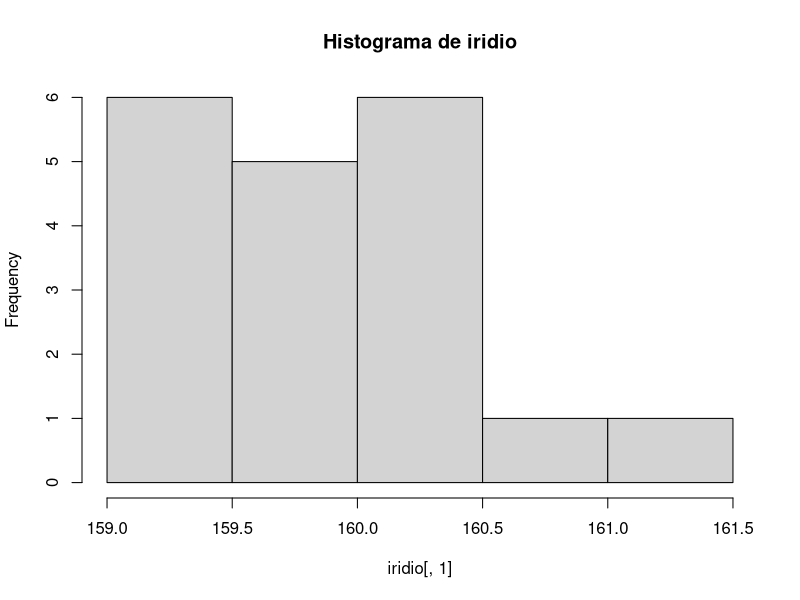
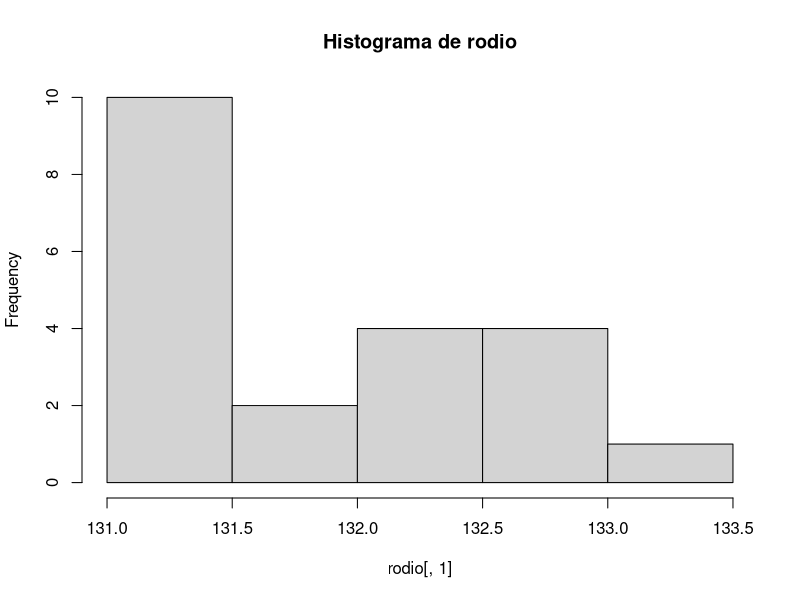
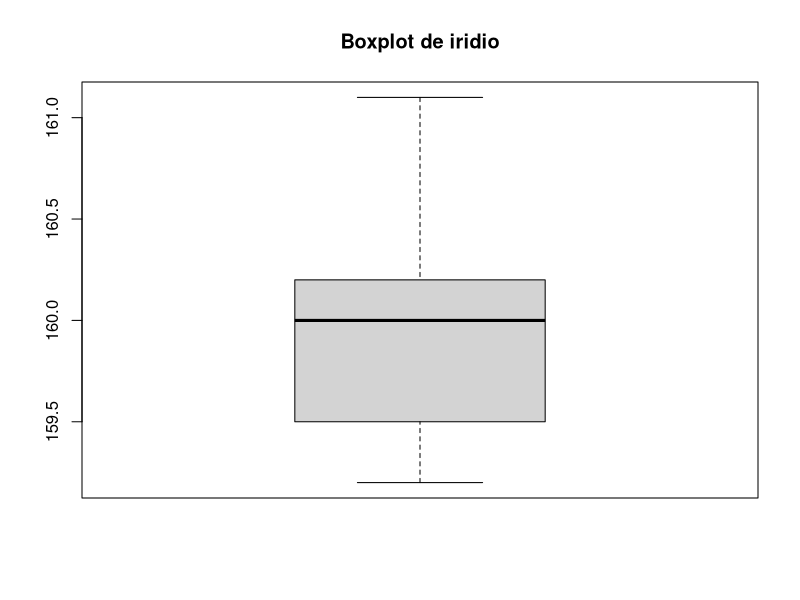
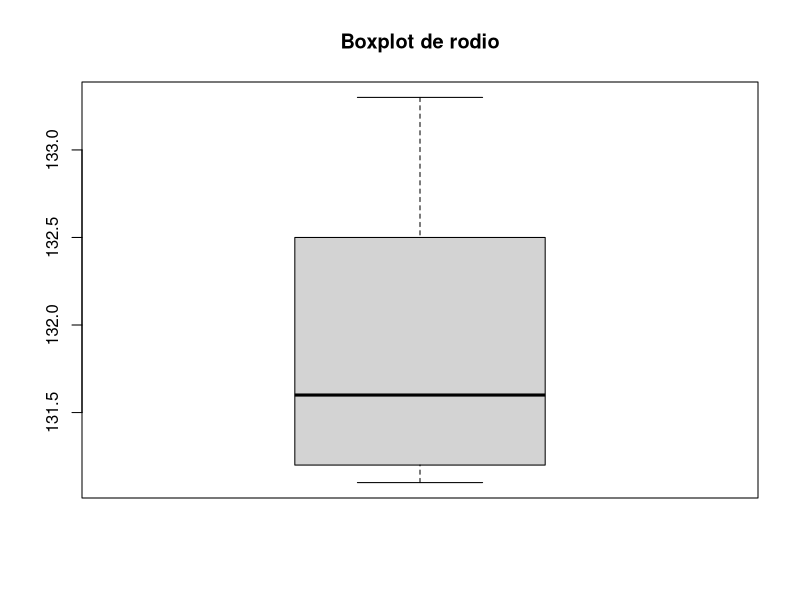
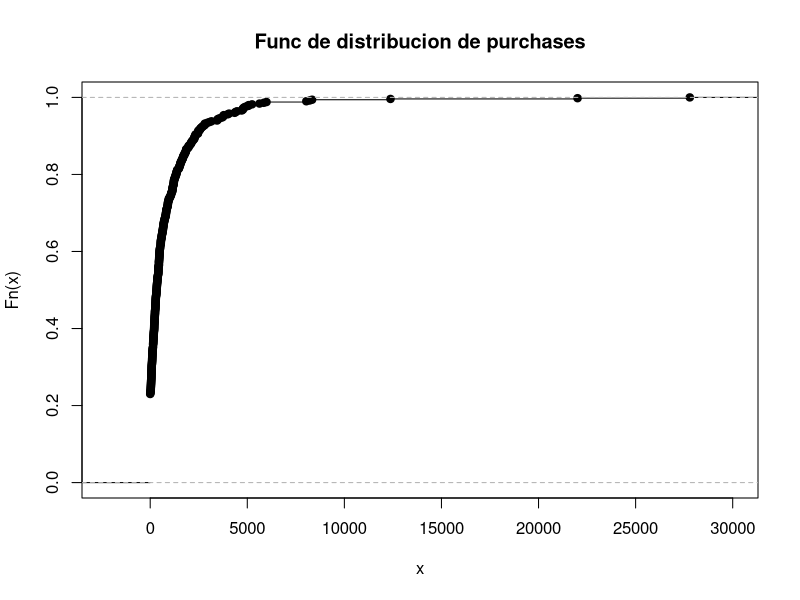
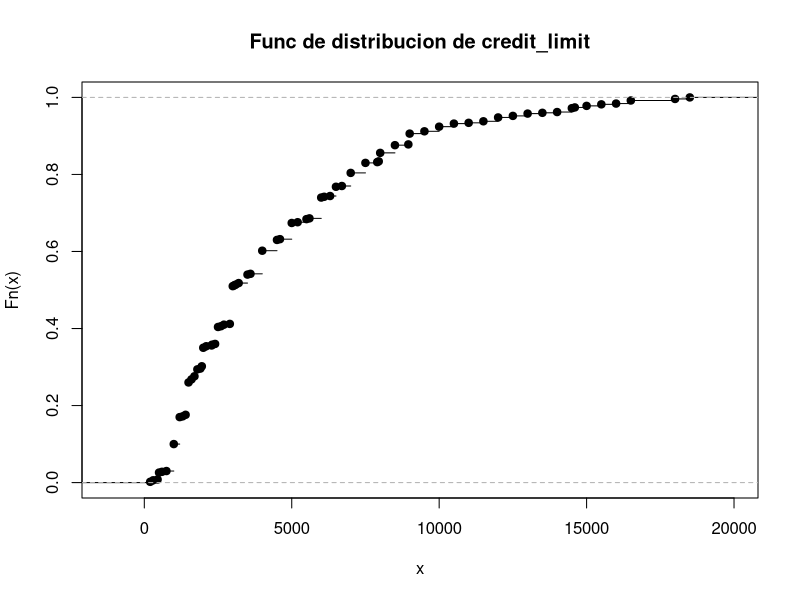
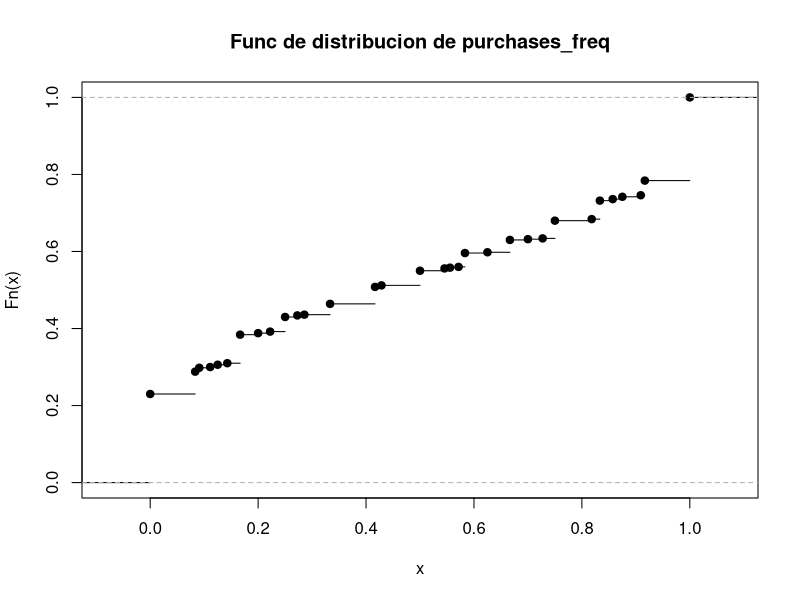
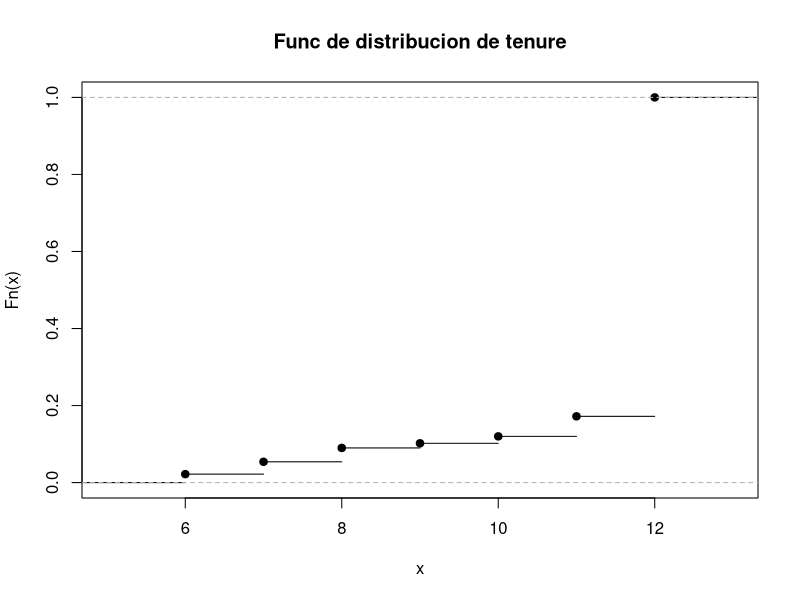

These figures' R source, in order:
# Ejercicio 3 
iridio <- read.table("iridio.txt", header=TRUE)
rodio <- read.table("rodio.txt", header=TRUE)

#3.a
# Histograma de temperatura de sublimacion del iridio
hist(iridio[,1], main="Histograma de iridio")

#Histograma de temperatura de sublimacion del rodio
hist(rodio[,1], main="Histograma de rodio")

#Boxplot de temperatura de sublimacion del iridio
boxplot(iridio[,1], main="Boxplot de iridio")

#Boxplot de temperatura de sublimacion del rodio
boxplot(rodio[,1], main="Boxplot de rodio")

#3.b
#medias
media_iridio <- mean(iridio[,1])
media_rodio <- mean(rodio[,1])
#medianas
mediana_iridio <- median(iridio[,1])
mediana_rodio <- median(rodio[,1])
#medias podadas
media_iridio_podada_10 <- mean(iridio[,1], trim=0.1)
media_iridio_podada_20 <- mean(iridio[,1], trim=0.2)
media_rodio_podada_10 <- mean(rodio[,1], trim=0.1)
media_rodio_podada_20 <- mean(rodio[,1], trim=0.2)

#3.c
#Desvios estandares
desvio_est_iridio <- sd(iridio[,1])
desvio_est_rodio <- sd(rodio[,1])
#Distancia intercuantil
dist_intercuantil_iridio <- IQR(iridio[,1])
dist_intercuantil_rodio <- IQR(rodio[,1])

#cuantiles
cuantiles_iridio <- quantile(iridio[,1], probs=c(0.1, 0.25, 0.5, 0.75, 0.9))
cuantiles_rodio <- quantile(rodio[,1], probs=c(0.1, 0.25, 0.5, 0.75, 0.9))


#Ejercicio 6
data_credit_card <- read.csv("data_credit_card.csv", header=TRUE)
purchases <- data_credit_card[,1]
credit_limit <- data_credit_card[,2]
purchases_freq <- data_credit_card[,3]
tenure <- data_credit_card[,4]

#6.a
plot.ecdf(purchases, main="Func de distribucion de purchases")
plot.ecdf(credit_limit, main="Func de distribucion de credit_limit")
plot.ecdf(purchases_freq, main="Func de distribucion de purchases_freq")
plot.ecdf(tenure, main="Func de distribucion de tenure")

#6.b
hist(credit_limit, probability=TRUE, main="histograma de credit_limit") #Preguntar por lo de probability=TRUE
lines(density(credit_limit), col = "red", lwd = 2)

#6.c - Preguntar
frecuencia_relativa <- prop.table(table(purchases))
print(frecuencia_relativa)
